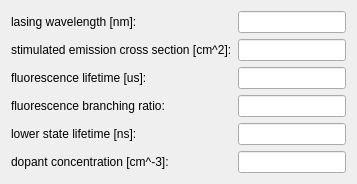
          <widget class="QWidget" name="scrollAreaWidgetContents_Dopant">
           <property name="geometry">
            <rect>
             <x>0</x>
             <y>0</y>
             <width>0</width>
             <height>0</height>
            </rect>
           </property>
           <layout class="QFormLayout" name="formLayout_1">
            <property name="fieldGrowthPolicy">
             <enum>QFormLayout::AllNonFixedFieldsGrow</enum>
            </property>
            <item row="0" column="0">
             <widget class="QLabel" name="label_lasing_wavelen">
              <property name="text">
               <string>lasing wavelength [nm]:</string>
              </property>
             </widget>
            </item>
            <item row="0" column="1">
             <widget class="QLineEdit" name="lineEdit_lasing_wavelen">
              <property name="alignment">
               <set>Qt::AlignRight|Qt::AlignTrailing|Qt::AlignVCenter</set>
              </property>
             </widget>
            </item>
            <item row="1" column="0">
             <widget class="QLabel" name="label_dopant_xsection">
              <property name="text">
               <string>stimulated emission cross section [cm^2]:</string>
              </property>
             </widget>
            </item>
            <item row="1" column="1">
             <widget class="QLineEdit" name="lineEdit_dopant_xsection">
              <property name="alignment">
               <set>Qt::AlignRight|Qt::AlignTrailing|Qt::AlignVCenter</set>
              </property>
             </widget>
            </item>
            <item row="2" column="0">
             <widget class="QLabel" name="label_dopant_upper_lifetime">
              <property name="text">
               <string>fluorescence lifetime [us]:</string>
              </property>
             </widget>
            </item>
            <item row="2" column="1">
             <widget class="QLineEdit" name="lineEdit_dopant_upper_lifetime">
              <property name="alignment">
               <set>Qt::AlignRight|Qt::AlignTrailing|Qt::AlignVCenter</set>
              </property>
             </widget>
            </item>
            <item row="3" column="0">
             <widget class="QLabel" name="label_dopant_branching_ratio">
              <property name="text">
               <string>fluorescence branching ratio:</string>
              </property>
             </widget>
            </item>
            <item row="3" column="1">
             <widget class="QLineEdit" name="lineEdit_dopant_branching_ratio">
              <property name="alignment">
               <set>Qt::AlignRight|Qt::AlignTrailing|Qt::AlignVCenter</set>
              </property>
             </widget>
            </item>
            <item row="4" column="0">
             <widget class="QLabel" name="label_dopant_lower_lifetime">
              <property name="text">
               <string>lower state lifetime [ns]:</string>
              </property>
             </widget>
            </item>
            <item row="4" column="1">
             <widget class="QLineEdit" name="lineEdit_dopant_lower_lifetime">
              <property name="alignment">
               <set>Qt::AlignRight|Qt::AlignTrailing|Qt::AlignVCenter</set>
              </property>
             </widget>
            </item>
            <item row="5" column="0">
             <widget class="QLabel" name="label_dopant_concentration">
              <property name="text">
               <string>dopant concentration [cm^-3]:</string>
              </property>
             </widget>
            </item>
            <item row="5" column="1">
             <widget class="QLineEdit" name="lineEdit_dopant_concentration">
              <property name="alignment">
               <set>Qt::AlignRight|Qt::AlignTrailing|Qt::AlignVCenter</set>
              </property>
             </widget>
            </item>
           </layout>
          </widget>
